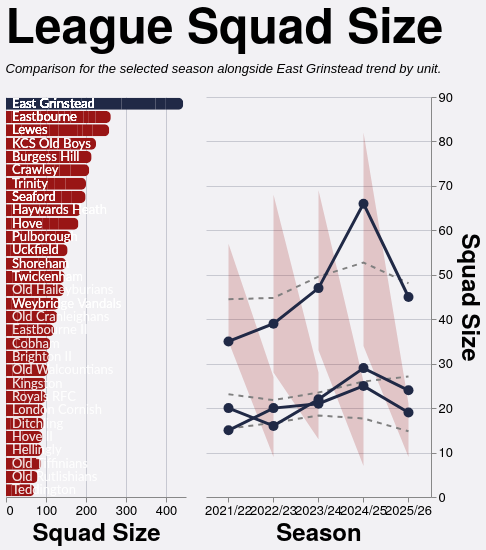

Write the Vega-Lite specification saved for this chart.
### Vega-Lite specification from a JSON file in a GitHub repository (floating-point values rounded to 4 significant figures; data arrays with more than 128 entries replaced by an {"elided": "..."} marker saying what was removed)
{"config": {"axis": {"labelFont": "PT Sans Narrow, Helvetica Neue, Helvetica, Arial, sans-serif", "titleFont": "PT Sans Narrow, Helvetica Neue, Helvetica, Arial, sans-serif", "labelFontSize": 13, "titleFontSize": 24, "gridColor": "#202947", "gridOpacity": 0.2, "zindex": 1}, "text": {"font": "Lato, sans-serif"}, "bar": {"cornerRadiusEnd": 5}, "header": {"labelFont": "PT Sans Narrow, Helvetica Neue, Helvetica, Arial, sans-serif", "titleFont": "PT Sans Narrow, Helvetica Neue, Helvetica, Arial, sans-serif", "labelFontSize": 24, "titleFontSize": 28, "labelFontWeight": "bold", "orient": "left"}, "legend": {"labelFont": "PT Sans Narrow, Helvetica Neue, Helvetica, Arial, sans-serif", "titleFont": "PT Sans Narrow, Helvetica Neue, Helvetica, Arial, sans-serif", "labelFontSize": 14, "titleFontSize": 16, "titlePadding": 5, "fillColor": "white", "strokeColor": "black", "padding": 10, "titleFontWeight": "lighter", "titleFontStyle": "italic", "titleColor": "gray", "offset": 10}, "title": {"font": "PT Sans Narrow, Helvetica Neue, Helvetica, Arial, sans-serif", "fontSize": 48, "fontWeight": "bold", "anchor": "start", "align": "center", "titlePadding": 20, "subtitlePadding": 10, "subtitleFontSize": 13, "subtitleColor": "", "subtitleFontStyle": "italic", "offset": 15, "color": "black"}, "axisX": {"labelAngle": 0}, "facet": {"title": null, "header": null, "align": {"row": "each", "column": "each"}}, "resolve": {"scale": {"y": "independent", "facet": "independent"}}, "background": "#f2f1f4", "scale": {"offsetBandPaddingOuter": 0.2, "offsetBandPaddingInner": 0.1}, "view": {"stroke": null, "background": "transparent"}}, "hconcat": [{"layer": [{"mark": {"type": "bar", "strokeWidth": 2}, "encoding": {"color": {"condition": {"test": "datum.IsEGR", "value": "#202946"}, "value": "#991515"}, "tooltip": [{"field": "Team", "type": "nominal"}, {"field": "Season", "type": "nominal"}, {"field": "Unit", "type": "nominal"}, {"field": "Total Players", "title": "Total Players", "type": "quantitative"}], "x": {"field": "Total Players", "title": "Squad Size", "type": "quantitative"}, "y": {"axis": {"domain": false, "labels": false, "ticks": false}, "field": "Team", "sort": {"field": "Total Players", "order": "descending"}, "title": null, "type": "nominal"}}}, {"mark": {"type": "text", "align": "left", "baseline": "middle", "color": "white", "dx": 6, "fontSize": 13}, "encoding": {"opacity": {"condition": {"test": "datum.IsEGR", "value": 1}, "value": 0.5}, "text": {"field": "Team", "type": "nominal"}, "x": {"datum": 0}, "y": {"axis": {"domain": false, "labels": false, "ticks": false}, "field": "Team", "sort": {"field": "Total Players", "order": "descending"}, "title": null, "type": "nominal"}}}], "data": {"name": "data-6909dcbbcb9e559378423bdea4691c99"}, "height": 400, "width": 180}, {"layer": [{"mark": {"type": "rule", "color": "rgba(125, 150, 232, 0.18)", "strokeWidth": 32}, "encoding": {"x": {"field": "Season", "type": "nominal"}}, "transform": [{"filter": "datum.isSelected && datum.Unit === 'Total'"}]}, {"mark": {"type": "area", "color": "#991515", "opacity": 0.2}, "encoding": {"tooltip": [{"field": "Season", "title": "Season", "type": "nominal"}, {"field": "Unit", "title": "Unit", "type": "nominal"}, {"field": "League Min", "format": ".0f", "title": "League Min", "type": "quantitative"}, {"field": "League Max", "format": ".0f", "title": "League Max", "type": "quantitative"}, {"field": "League Average", "format": ".1f", "title": "League Average", "type": "quantitative"}], "x": {"field": "Season", "title": "Season", "type": "nominal"}, "y": {"field": "League Min", "title": "Squad Size", "type": "quantitative"}, "y2": {"field": "League Max"}}}, {"mark": {"type": "line", "color": "gray", "strokeDash": [5, 5], "strokeWidth": 2}, "encoding": {"detail": {"field": "Unit", "type": "nominal"}, "x": {"field": "Season", "type": "nominal"}, "y": {"axis": {"orient": "right"}, "field": "League Average", "type": "quantitative"}}}, {"mark": {"type": "line", "point": {"size": 100}, "strokeWidth": 3}, "encoding": {"color": {"condition": {"test": "datum.IsEGR", "value": "#202946"}, "value": "#991515"}, "detail": {"field": "Unit", "type": "nominal"}, "tooltip": [{"field": "Season", "title": "Season", "type": "nominal"}, {"field": "Unit", "title": "Unit", "type": "nominal"}, {"field": "Total Players", "format": ".0f", "title": "East Grinstead", "type": "quantitative"}], "x": {"field": "Season", "type": "nominal"}, "y": {"field": "Total Players", "type": "quantitative"}}}, {"mark": {"type": "point", "color": "#202946", "filled": true, "size": 200, "stroke": "#7d96e8", "strokeWidth": 3}, "encoding": {"detail": {"field": "Unit", "type": "nominal"}, "x": {"field": "Season", "type": "nominal"}, "y": {"field": "Total Players", "type": "quantitative"}}, "transform": [{"filter": "datum.isSelected && datum.IsEGR"}]}], "data": {"name": "data-2691d706d4ae47d1a6e91ec4625a0d23"}, "height": 400, "width": {"step": 45}}], "resolve": {"scale": {"y": "independent"}}, "spacing": 18, "title": {"text": "League Squad Size", "subtitle": "Comparison for the selected season alongside East Grinstead trend by unit."}, "$schema": "https://vega.github.io/schema/vega-lite/v5.20.1.json", "datasets": {"data-6909dcbbcb9e559378423bdea4691c99": {"elided": "156 records"}, "data-2691d706d4ae47d1a6e91ec4625a0d23": [{"Season": "2021/22", "Unit": "Backs", "League Min": 10, "League Max": 23, "League Average": 15.38, "Team": "East Grinstead", "Total Players": 15, "IsEGR": true}, {"Season": "2021/22", "Unit": "Forwards", "League Min": 20, "League Max": 28, "League Average": 23.12, "Team": "East Grinstead", "Total Players": 20, "IsEGR": true}, {"Season": "2021/22", "Unit": "Total", "League Min": 35, "League Max": 57, "League Average": 44.5, "Team": "East Grinstead", "Total Players": 35, "IsEGR": true}, {"Season": "2022/23", "Unit": "Backs", "League Min": 9, "League Max": 27, "League Average": 16.7, "Team": "East Grinstead", "Total Players": 20, "IsEGR": true}, {"Season": "2022/23", "Unit": "Forwards", "League Min": 16, "League Max": 34, "League Average": 21.8, "Team": "East Grinstead", "Total Players": 16, "IsEGR": true}, {"Season": "2022/23", "Unit": "Total", "League Min": 28, "League Max": 68, "League Average": 44.8, "Team": "East Grinstead", "Total Players": 39, "IsEGR": true}, {"Season": "2023/24", "Unit": "Backs", "League Min": 13, "League Max": 28, "League Average": 18.33, "Team": "East Grinstead", "Total Players": 21, "IsEGR": true}, {"Season": "2023/24", "Unit": "Forwards", "League Min": 15, "League Max": 32, "League Average": 23.5, "Team": "East Grinstead", "Total Players": 22, "IsEGR": true}, {"Season": "2023/24", "Unit": "Total", "League Min": 33, "League Max": 69, "League Average": 49.58, "Team": "East Grinstead", "Total Players": 47, "IsEGR": true}, {"Season": "2024/25", "Unit": "Backs", "League Min": 7, "League Max": 26, "League Average": 17.67, "Team": "East Grinstead", "Total Players": 25, "IsEGR": true}, {"Season": "2024/25", "Unit": "Forwards", "League Min": 16, "League Max": 45, "League Average": 26.0, "Team": "East Grinstead", "Total Players": 29, "IsEGR": true}, {"Season": "2024/25", "Unit": "Total", "League Min": 34, "League Max": 82, "League Average": 52.75, "Team": "East Grinstead", "Total Players": 66, "IsEGR": true}, {"Season": "2025/26", "Unit": "Backs", "League Min": 9, "League Max": 21, "League Average": 14.8, "Team": "East Grinstead", "Total Players": 19, "IsEGR": true}, {"Season": "2025/26", "Unit": "Forwards", "League Min": 23, "League Max": 37, "League Average": 27.1, "Team": "East Grinstead", "Total Players": 24, "IsEGR": true}, {"Season": "2025/26", "Unit": "Total", "League Min": 36, "League Max": 66, "League Average": 48.1, "Team": "East Grinstead", "Total Players": 45, "IsEGR": true}]}}
